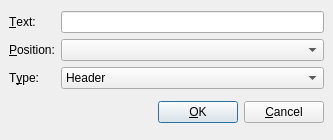
<ui version="4.0" >
 <author></author>
 <comment></comment>
 <exportmacro></exportmacro>
 <class>AddHeaderDialog</class>
 <widget class="QDialog" name="AddHeaderDialog" >
  <property name="geometry" >
   <rect>
    <x>0</x>
    <y>0</y>
    <width>333</width>
    <height>140</height>
   </rect>
  </property>
  <property name="windowTitle" >
   <string>Dialog</string>
  </property>
  <layout class="QVBoxLayout" >
   <property name="margin" >
    <number>9</number>
   </property>
   <property name="spacing" >
    <number>6</number>
   </property>
   <item>
    <layout class="QGridLayout" >
     <property name="margin" >
      <number>0</number>
     </property>
     <property name="spacing" >
      <number>6</number>
     </property>
     <item row="1" column="0" >
      <widget class="QLabel" name="label_2" >
       <property name="text" >
        <string>&amp;Position:</string>
       </property>
       <property name="buddy" >
        <cstring>positionCO</cstring>
       </property>
      </widget>
     </item>
     <item row="0" column="1" >
      <widget class="QLineEdit" name="textED" >
       <property name="text" >
        <string/>
       </property>
      </widget>
     </item>
     <item row="1" column="1" >
      <widget class="QComboBox" name="positionCO" />
     </item>
     <item row="2" column="0" >
      <widget class="QLabel" name="label_3" >
       <property name="text" >
        <string>T&amp;ype:</string>
       </property>
       <property name="buddy" >
        <cstring>typeCO</cstring>
       </property>
      </widget>
     </item>
     <item row="2" column="1" >
      <widget class="QComboBox" name="typeCO" >
       <item>
        <property name="text" >
         <string>Header</string>
        </property>
       </item>
       <item>
        <property name="text" >
         <string>Footer</string>
        </property>
       </item>
      </widget>
     </item>
     <item row="0" column="0" >
      <widget class="QLabel" name="label" >
       <property name="text" >
        <string>&amp;Text:</string>
       </property>
       <property name="buddy" >
        <cstring>textED</cstring>
       </property>
      </widget>
     </item>
    </layout>
   </item>
   <item>
    <layout class="QHBoxLayout" >
     <property name="margin" >
      <number>0</number>
     </property>
     <property name="spacing" >
      <number>6</number>
     </property>
     <item>
      <spacer>
       <property name="orientation" >
        <enum>Qt::Horizontal</enum>
       </property>
       <property name="sizeHint" >
        <size>
         <width>131</width>
         <height>31</height>
        </size>
       </property>
      </spacer>
     </item>
     <item>
      <widget class="QPushButton" name="okButton" >
       <property name="text" >
        <string>&amp;OK</string>
       </property>
      </widget>
     </item>
     <item>
      <widget class="QPushButton" name="cancelButton" >
       <property name="text" >
        <string>&amp;Cancel</string>
       </property>
      </widget>
     </item>
    </layout>
   </item>
  </layout>
 </widget>
 <pixmapfunction></pixmapfunction>
 <resources/>
 <connections>
  <connection>
   <sender>okButton</sender>
   <signal>clicked()</signal>
   <receiver>AddHeaderDialog</receiver>
   <slot>accept()</slot>
   <hints>
    <hint type="sourcelabel" >
     <x>278</x>
     <y>253</y>
    </hint>
    <hint type="destinationlabel" >
     <x>96</x>
     <y>254</y>
    </hint>
   </hints>
  </connection>
  <connection>
   <sender>cancelButton</sender>
   <signal>clicked()</signal>
   <receiver>AddHeaderDialog</receiver>
   <slot>reject()</slot>
   <hints>
    <hint type="sourcelabel" >
     <x>369</x>
     <y>253</y>
    </hint>
    <hint type="destinationlabel" >
     <x>179</x>
     <y>282</y>
    </hint>
   </hints>
  </connection>
 </connections>
</ui>
